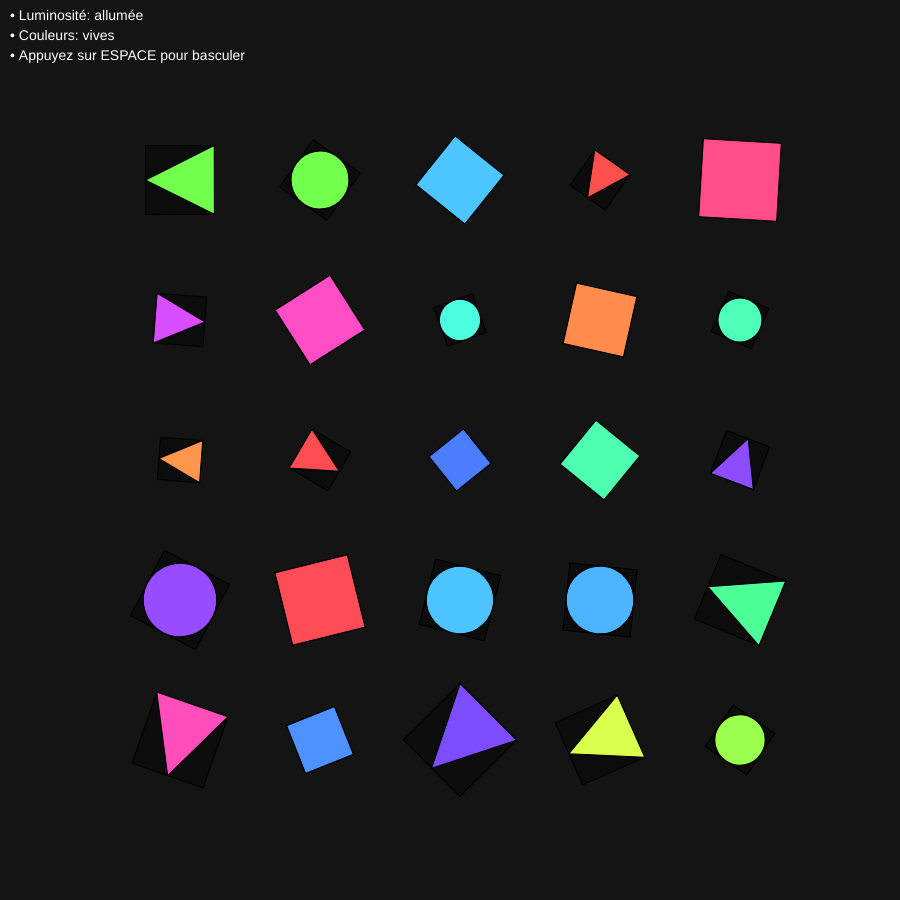
Frame 1 (no input)
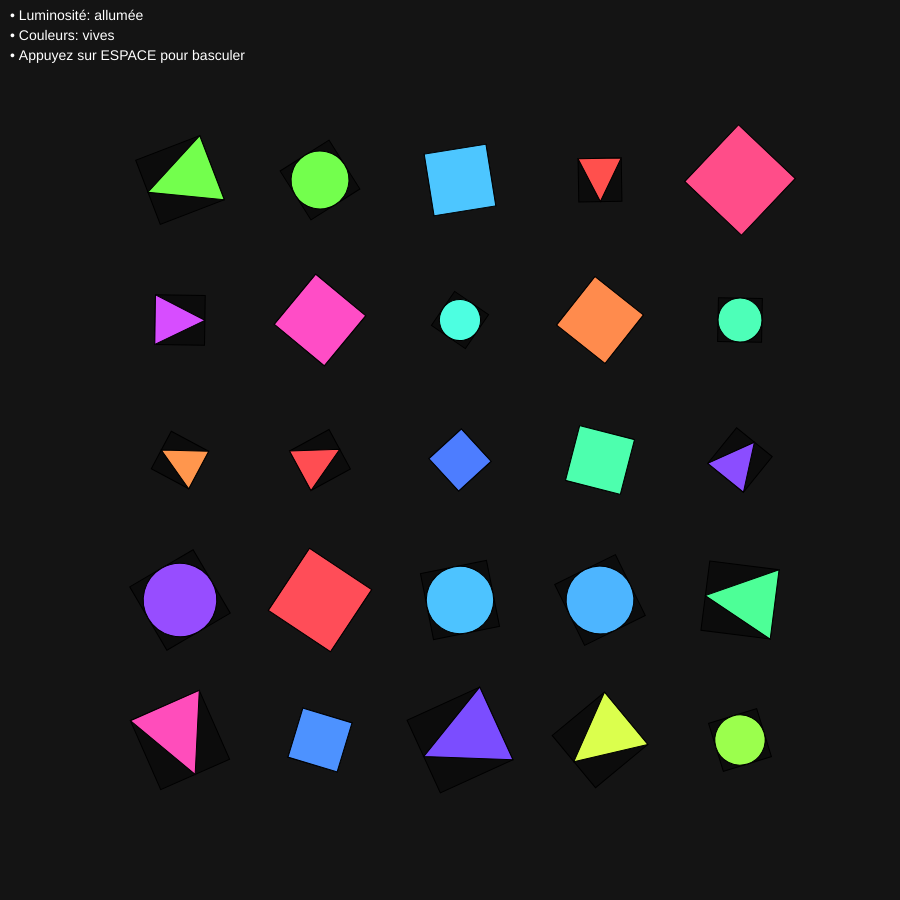
Frame 60 (no input)
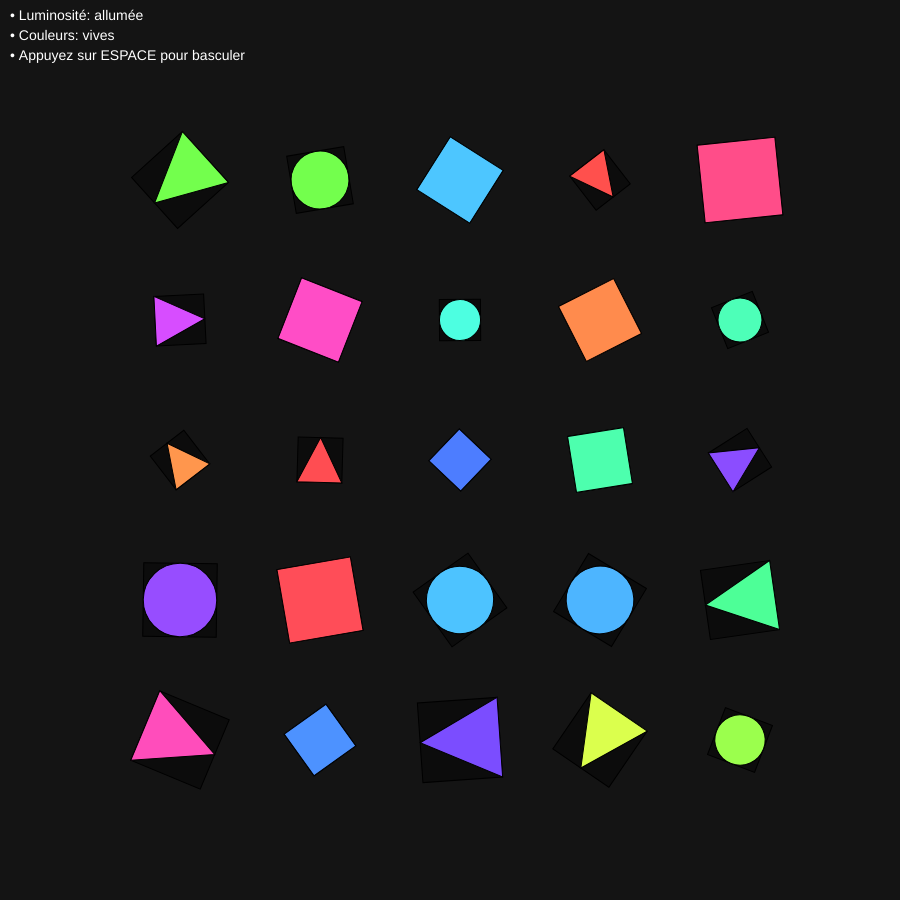
Frame 120 (the mouse pressed at the canvas centre since frame 60)

The p5.js sketch that drew these frames (run headless with seeded random() and noise() and a simulated clock; from frame 60 on, the mouse is pressed at the canvas centre):

// p5.js sketch
// ── sketch.js
// JAN 6 — Lights on/off
// Une variable light = true/false
// Change: ombres, couleurs, visibilité, profondeur

let light = true;
let targetBrightness = 1;
let currentBrightness = 1;
let objects = [];

function setup() {
  createCanvas(900, 900);
  
  // Créer une scène avec plusieurs objets 3D simulés
  for (let i = 0; i < 5; i++) {
    for (let j = 0; j < 5; j++) {
      objects.push({
        x: 180 + i * 140,
        y: 180 + j * 140,
        size: random(40, 80),
        depth: random(0, 200),
        rotation: random(TWO_PI),
        rotSpeed: random(-0.02, 0.02),
        type: floor(random(3)), // 0: cube, 1: circle, 2: triangle
        hue: random(360)
      });
    }
  }
}

function draw() {
  // Transition douce de luminosité
  targetBrightness = light ? 1 : 0;
  currentBrightness = lerp(currentBrightness, targetBrightness, 0.05);
  
  background(20);
  
  // Afficher les objets avec effets de lumière
  for (let obj of objects) {
    push();
    translate(obj.x, obj.y);
    rotate(obj.rotation);
    obj.rotation += obj.rotSpeed;
    
    // Ombres
    let shadowOffset = map(currentBrightness, 0, 1, 10, 0);
    fill(0, 0, 0, 100);
    rect(-obj.size / 2 + shadowOffset, -obj.size / 2 + shadowOffset, obj.size, obj.size);
    
    // Objet principal
    colorMode(HSB);
    let brightness = map(currentBrightness, 0, 1, 30, 100);
    fill(obj.hue, 70, brightness);
    
    if (obj.type === 0) {
      rect(-obj.size / 2, -obj.size / 2, obj.size, obj.size);
    } else if (obj.type === 1) {
      circle(0, 0, obj.size);
    } else {
      triangle(-obj.size / 2, obj.size / 2, obj.size / 2, obj.size / 2, 0, -obj.size / 2);
    }
    
    colorMode(RGB);
    pop();
  }
  
  // Affichage des informations
  fill(255);
  textSize(14);
  text("• Luminosité: " + (light ? "allumée" : "éteinte"), 10, 20);
  text("• Couleurs: " + (light ? "vives" : "sombres"), 10, 40);
  text("• Appuyez sur ESPACE pour basculer", 10, 60);
}

function keyPressed() {
  if (key === ' ') {
    light = !light;
  }
}
